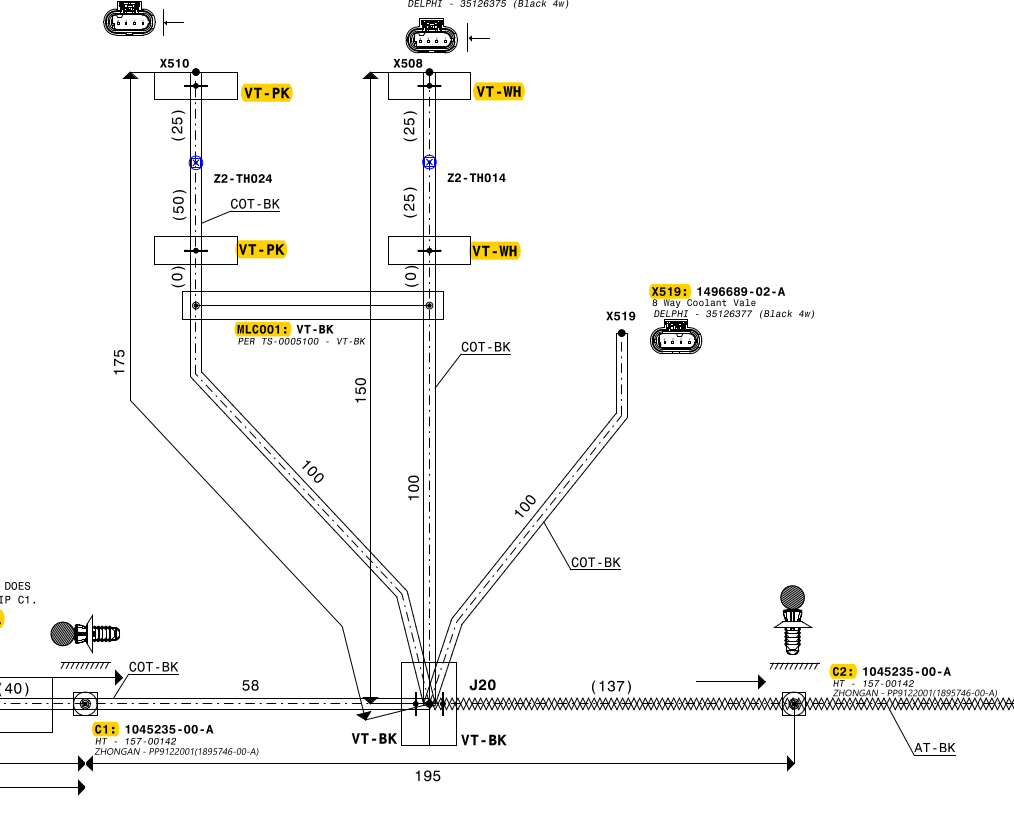
#> input picture src/automotive_schematic.png, 1014 x 813 px
$ python -i wire_detector.py   (imports and definitions only)   (older library calls are emulated)
#> lines starting #> are read from the running program, lines starting #| are printed output that depends on the picture; after the words box and inside, x2 and y2 are one past the last pixel; in counts of white or black regions, pixels touching at a corner belong together
#> in detect_wires, img_color is the input picture: shape (813, 1014, 3); mean B, G, R 245.3, 246.4, 246.7
"""
Wire Detection
==============
Detects individual wire segments in the schematic using Connected Components Labeling (CCL)
with PCA-based endpoint extraction and Union-Find based merging.

Strategy:
    PHASE A (Component Detection): Detect filled blobs (components, clips)
    PHASE B (Wire Segment Extraction): Use CCL to find wire segments
    PHASE C (Union-Find Merging): Merge collinear/parallel segments
    PHASE D (Wire Reconstruction): Collect merged groups and output final wires
"""

import cv2
import numpy as np


def detect_components(gray, img_color):
    """
    Detect component bounding boxes so we can use them as wire-break boundaries.
    Returns list of (x, y, w, h) bboxes.
    Strategy: find closed, filled, non-elongated blobs — opposite of wires.
    """
    # Threshold to binary
    _, binary = cv2.threshold(gray, 0, 255, cv2.THRESH_BINARY_INV + cv2.THRESH_OTSU)
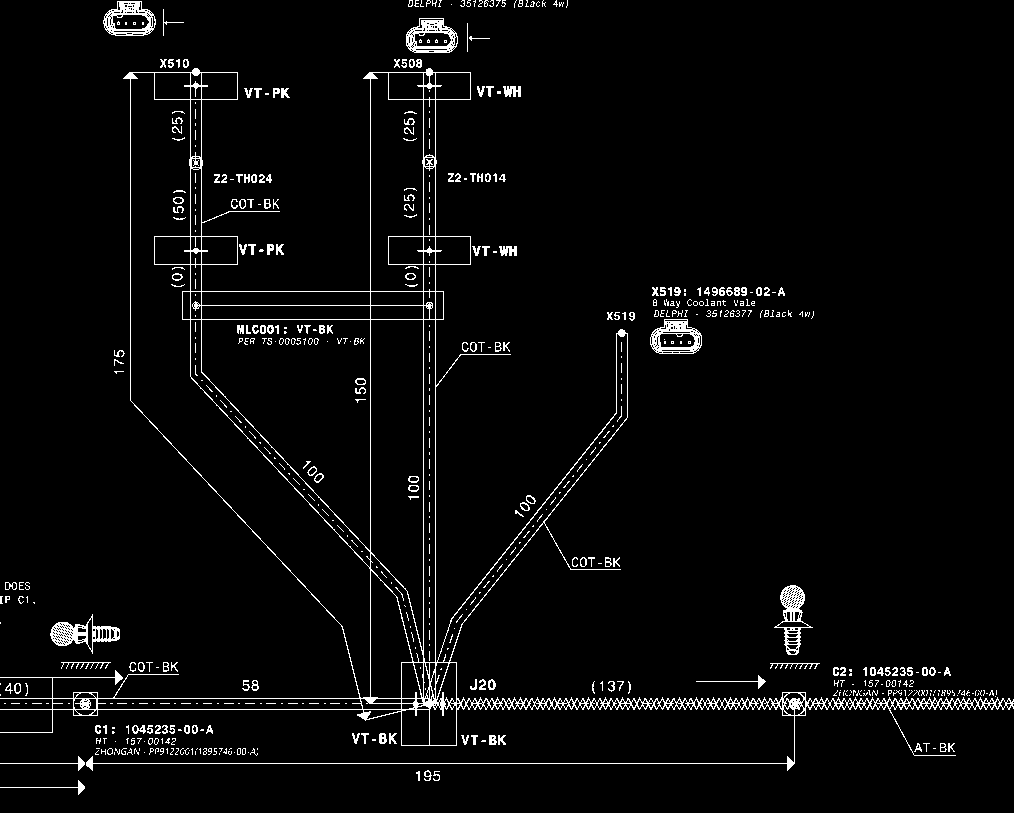
#> binary: shape (813, 1014); 3.5% white in thin lines or dots

    kernel = cv2.getStructuringElement(cv2.MORPH_RECT, (3, 3))
    binary = cv2.morphologyEx(binary, cv2.MORPH_CLOSE, kernel, iterations=2)
#> binary: shape (813, 1014); 6.2% white; 114 white regions (61 under 20 px), largest, box (x1, y1, x2, y2) and area: (0, 59, 1014, 771) 32829, (95, 725, 258, 756) 2155, (650, 287, 702, 354) 1900

    num_labels, labels, stats, _ = cv2.connectedComponentsWithStats(
        binary, connectivity=8, ltype=cv2.CV_32S
    )
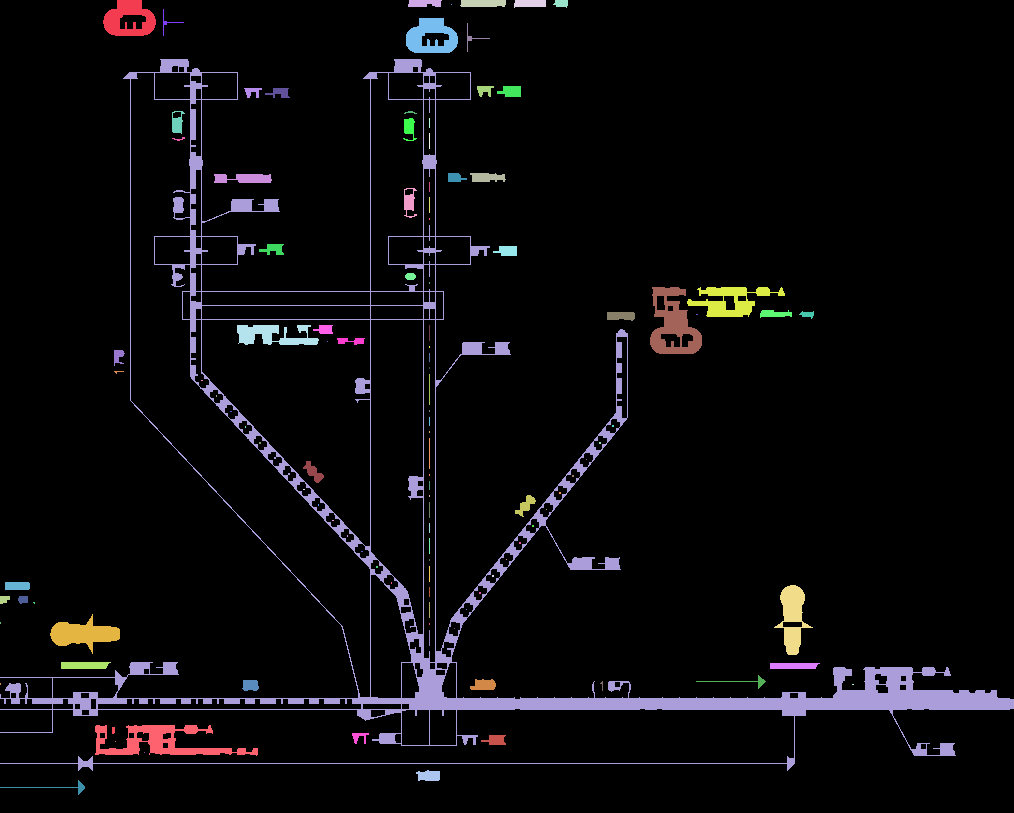
#> labels: shape (813, 1014) int32; 115 distinct labels, from 0 to 114; one colour per label, 0 black
#> num_labels = 115; stats = 115 rows, first 6: [0, 0, 1014, 813, 773076], [103, 0, 53, 36, 1210], [408, 0, 34, 7, 210], [460, 0, 46, 7, 309], [514, 0, 32, 8, 222], [553, 0, 15, 8, 92]

    component_bboxes = []
    for label_id in range(1, num_labels):
        x, y, w, h, area = stats[label_id]
        if area < 80 or area > 8000:
            continue
        aspect = max(w, h) / max(min(w, h), 1)
        fill_ratio = area / (w * h)
        # Components are squarish and dense; wires are elongated/sparse
        if aspect < 4.0 and fill_ratio > 0.25 and min(w, h) > 8:
            component_bboxes.append((x, y, w, h))
#> this loop made 114 passes
#> (x, y, w, h, area, aspect, fill_ratio) on passes 1, 2, 3, 4, 5, 8, 11, 12: (103, 0, 53, 36, 1210, 1.47, 0.634), (408, 0, 34, 7, 210, 4.86, 0.882), (460, 0, 46, 7, 309, 6.57, 0.96), (514, 0, 32, 8, 222, 4, 0.867), (553, 0, 15, 8, 92, 1.88, 0.767), (406, 18, 52, 35, 1204, 1.49, 0.662), (477, 86, 17, 11, 120, 1.55, 0.642), (497, 86, 24, 11, 210, 2.18, 0.795)
#> after the loop, component_bboxes = 26 items, first 6: (103, 0, 53, 36), (406, 18, 52, 35), (477, 86, 17, 11), (497, 86, 24, 11), (244, 88, 18, 10), (265, 88, 25, 10)

    return component_bboxes


def segment_crosses_component(p1, p2, component_bboxes, margin=4):
    """
    Check if the straight line from p1 to p2 passes through any component bbox.
    Uses parametric line sampling.

    Args:
        p1, p2: (x, y) endpoints of the line segment
        component_bboxes: List of (x, y, w, h) bounding boxes
        margin: Pixel margin around each bbox to consider as "crossing"

    Returns:
        True if the segment crosses any component, False otherwise
    """
    x1, y1 = p1
    x2, y2 = p2
    steps = max(int(np.hypot(x2 - x1, y2 - y1)), 1)

    for i in range(steps + 1):
        t = i / steps
        px = x1 + t * (x2 - x1)
        py = y1 + t * (y2 - y1)
        for (bx, by, bw, bh) in component_bboxes:
            if (bx - margin) <= px <= (bx + bw + margin) and \
               (by - margin) <= py <= (by + bh + margin):
                return True
    return False


# [4 lines left out: function angle_between, not called in this run]


def detect_wires(gray):
    """
    Wire detection with Union-Find based segment merging.

    Strategy:
    PHASE A (Component Detection):
    1. Detect filled blobs (components like connectors, clips) and create a mask

    PHASE B (Wire Segment Extraction):
    2. Create wire mask (dark + edges), remove component regions
    3. Use Connected Components Labeling (CCL) to find wire segments
    4. Extract endpoints using PCA for each segment

    PHASE C (Union-Find Merging):
    5. Build Union-Find structure and merge segments based on:
       - Proximity: endpoints < 30px apart
       - Collinearity: angle difference < 15°
       - Component blocking: gaps don't cross components

    PHASE D (Wire Reconstruction):
    6. Collect merged groups, find true terminals, output final wires

    This method correctly handles dashed wires and respects component boundaries.
    """

    img_color = cv2.imread('automotive_schematic.png')
    if img_color is None:
        return []

    # ────────────────────────────────────────────────────────────
    # PHASE A: Component Detection
    # ────────────────────────────────────────────────────────────
    component_bboxes = detect_components(gray, img_color)

    # Build a component mask so we can subtract it from the wire mask
    comp_mask = np.zeros(gray.shape, dtype=np.uint8)
    for (x, y, w, h) in component_bboxes:
        cv2.rectangle(comp_mask, (x, y), (x + w, y + h), 255, -1)
#> this loop made 26 passes
#> comp_mask: shape (813, 1014); 2.6% white; 25 white regions, largest, box (x1, y1, x2, y2) and area: (650, 287, 786, 355) 6177, (50, 614, 121, 655) 2911, (774, 585, 814, 656) 2840

    # ────────────────────────────────────────────────────────────
    # PHASE B: Wire Segment Extraction
    # ────────────────────────────────────────────────────────────

    # Wire mask: dark pixels + edges
    hsv = cv2.cvtColor(img_color, cv2.COLOR_BGR2HSV)
#> hsv: shape (813, 1014, 3); mean H, S, V 0.2, 1.7, 246.7
    lower_dark = np.array([0, 0, 0])
    upper_dark = np.array([180, 100, 150])  # Lenient dark mask
    color_mask = cv2.inRange(hsv, lower_dark, upper_dark)
#> color_mask: shape (813, 1014); 3.4% white in thin lines or dots

    edges = cv2.Canny(gray, 30, 100, apertureSize=3)
#> edges: shape (813, 1014); 4.7% white in thin lines or dots
    wire_mask = cv2.bitwise_and(color_mask, edges)
#> wire_mask: shape (813, 1014); 0.64% white in thin lines or dots

    # Remove component regions from wire mask — this is the KEY BREAK
    wire_mask = cv2.bitwise_and(wire_mask, cv2.bitwise_not(comp_mask))
#> wire_mask: shape (813, 1014); 0.41% white in thin lines or dots

    # Gap filling: dilate and clean up
    kernel = cv2.getStructuringElement(cv2.MORPH_ELLIPSE, (9, 9))
    bridged_mask = cv2.dilate(wire_mask, kernel, iterations=2)
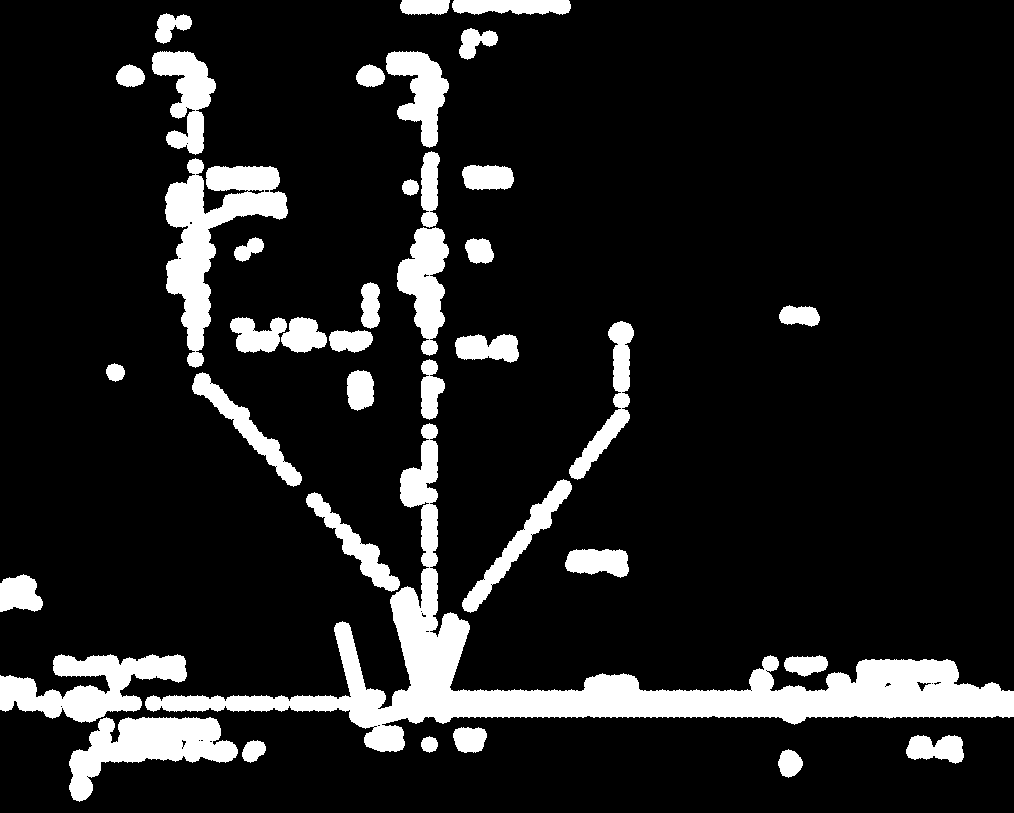
#> bridged_mask: shape (813, 1014); 12.5% white; 39 white regions, largest, box (x1, y1, x2, y2) and area: (145, 423, 1014, 752) 37227, (165, 158, 288, 368) 9412, (69, 717, 238, 802) 6692
    kernel_small = cv2.getStructuringElement(cv2.MORPH_ELLIPSE, (3, 3))
#> kernel_small = [[0, 1, 0], [1, 1, 1], [0, 1, 0]]
    bridged_mask = cv2.morphologyEx(bridged_mask, cv2.MORPH_CLOSE, kernel_small, iterations=1)
#> bridged_mask: shape (813, 1014); 12.6% white; 34 white regions, largest, box (x1, y1, x2, y2) and area: (145, 423, 1014, 752) 39608, (0, 654, 238, 802) 13421, (165, 158, 288, 368) 9487
    bridged_mask = cv2.morphologyEx(bridged_mask, cv2.MORPH_OPEN, kernel_small, iterations=1)
#> bridged_mask: shape (813, 1014); 12.5% white; 34 white regions, largest, box (x1, y1, x2, y2) and area: (145, 423, 1014, 752) 39531, (0, 654, 238, 802) 13393, (165, 158, 288, 368) 9463

    # Also remove components from bridged mask to prevent bleed-through
    bridged_mask = cv2.bitwise_and(bridged_mask, cv2.bitwise_not(comp_mask))
#> bridged_mask: shape (813, 1014); 12.4% white; 34 white regions, largest, box (x1, y1, x2, y2) and area: (145, 423, 1014, 752) 39451, (0, 654, 238, 802) 13391, (165, 158, 288, 368) 9463

    # Connected Components Labeling
    num_labels, labels, stats, _ = cv2.connectedComponentsWithStats(
        bridged_mask, connectivity=8, ltype=cv2.CV_32S
    )
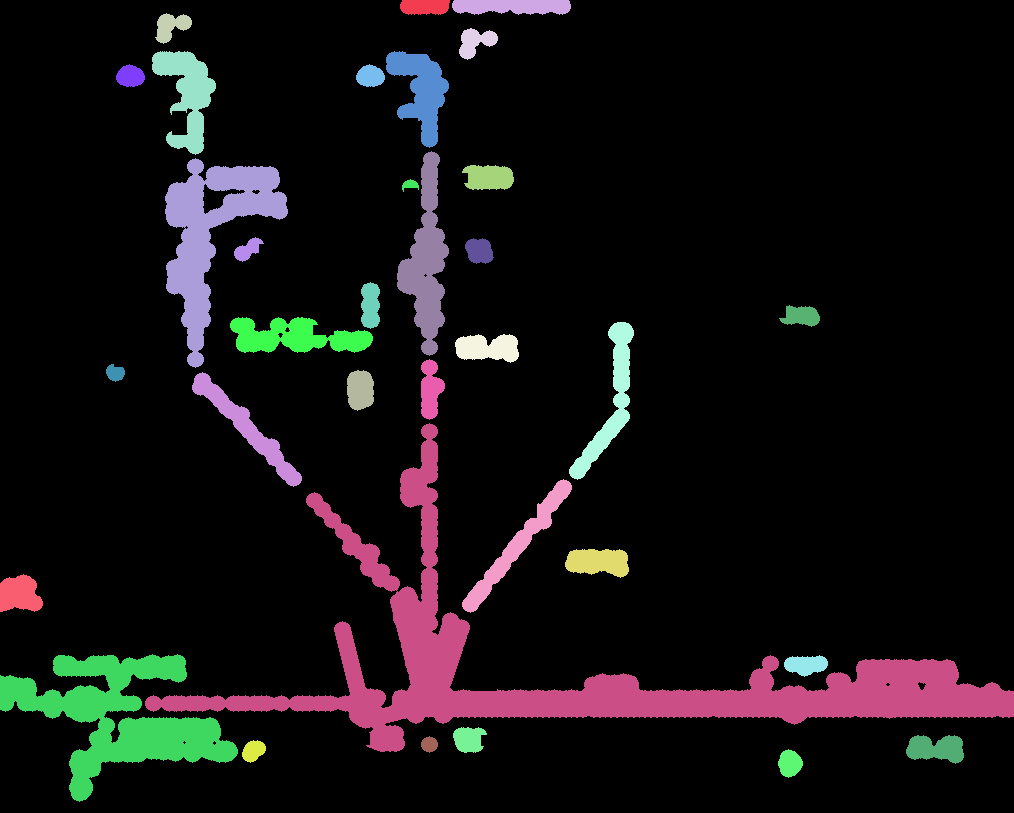
#> labels: shape (813, 1014) int32; 35 distinct labels, from 0 to 34; one colour per label, 0 black
#> num_labels = 35; stats = 35 rows, first 6: [0, 0, 1014, 813, 721885], [400, 0, 50, 15, 666], [452, 0, 119, 15, 1530], [155, 13, 37, 31, 647], [459, 28, 39, 32, 699], [152, 51, 64, 104, 3268]

    # Collect raw segments with PCA endpoints
    raw_segments = []
    for label_id in range(1, num_labels):
        x, y, w, h, area = stats[label_id]
        if area < 20 or area > 6000:
            continue

        bbox_aspect = max(w, h) / max(min(w, h), 1)
        if bbox_aspect < 1.3:
            continue

        fill_ratio = area / (w * h)
        if fill_ratio < 0.05:
            continue

        blob_points = np.where(labels == label_id)
        if len(blob_points[0]) < 5:
            continue

        points = np.column_stack((blob_points[1], blob_points[0])).astype(np.float32)
        mean, eigenvectors = cv2.PCACompute(points, mean=None)
        primary_axis = eigenvectors[0]
        projections = points @ primary_axis

        p1 = points[np.argmin(projections)]
        p2 = points[np.argmax(projections)]
        length = np.hypot(p2[0] - p1[0], p2[1] - p1[1])

        if length < 15:
            continue

        raw_segments.append({
            'p1': tuple(p1.astype(int)),
            'p2': tuple(p2.astype(int)),
            'length': length,
            'area': area,
            'axis': primary_axis,
        })
#> this loop made 34 passes
#> (x, y, w, h, area, bbox_aspect, fill_ratio, blob_points) on passes 1, 2, 5, 6: (400, 0, 50, 15, 666, 3.33, 0.888, 666 positions, rows 0 to 14, columns 400 to 449), (452, 0, 119, 15, 1530, 7.93, 0.857, 1530 positions, rows 0 to 14, columns 452 to 570), (152, 51, 64, 104, 3268, 1.62, 0.491, 3268 positions, rows 51 to 154, columns 152 to 215), (386, 51, 63, 97, 3067, 1.54, 0.502, 3067 positions, rows 51 to 147, columns 386 to 448)

    if not raw_segments:
        return []

    # ────────────────────────────────────────────────────────────
    # PHASE C: Hybrid Graph-Based Merging (improved approach)
    # ────────────────────────────────────────────────────────────
    n = len(raw_segments)

    # Build endpoint graph: connect endpoints that should be merged
    GAP_THRESH = 100  # px — allow very long gaps in dashed/segmented wires
    ANGLE_THRESH = 45  # degrees — allow wide angle variations

    # Create adjacency graph: endpoint_id -> list of connected endpoints
    endpoint_graph = {}  # (seg_idx, ep_type) -> [(seg_idx, ep_type), ...]

    # For each segment, create node IDs for its endpoints
    segment_endpoints = {}  # seg_idx -> {'p1_idx': 0, 'p2_idx': 1}
    for i in range(n):
        segment_endpoints[i] = {'p1_idx': (i, 'p1'), 'p2_idx': (i, 'p2')}
        endpoint_graph[(i, 'p1')] = []
        endpoint_graph[(i, 'p2')] = []

    # Test all pairs of segments and connect compatible endpoints
    segment_pairs_tested = set()

    for i in range(n):
        for j in range(i + 1, n):
            if (i, j) in segment_pairs_tested:
                continue
            segment_pairs_tested.add((i, j))

            seg_i = raw_segments[i]
            seg_j = raw_segments[j]

            # Precompute angles once per segment
            angle_i = np.degrees(np.arctan2(seg_i['axis'][1], seg_i['axis'][0])) % 180
            angle_j = np.degrees(np.arctan2(seg_j['axis'][1], seg_j['axis'][0])) % 180

            # Check all 4 endpoint pairs
            endpoint_pairs = [
                ((i, 'p1'), seg_i['p1'], (j, 'p1'), seg_j['p1']),
                ((i, 'p1'), seg_i['p1'], (j, 'p2'), seg_j['p2']),
                ((i, 'p2'), seg_i['p2'], (j, 'p1'), seg_j['p1']),
                ((i, 'p2'), seg_i['p2'], (j, 'p2'), seg_j['p2']),
            ]

            for node_a, pt_a, node_b, pt_b in endpoint_pairs:
                # Criterion 1: Proximity
                dist = np.hypot(pt_a[0] - pt_b[0], pt_a[1] - pt_b[1])
                if dist > GAP_THRESH:
                    continue

                # Criterion 2: Collinearity (enhanced tolerance)
                angle_diff = abs(angle_i - angle_j)
                angle_diff = min(angle_diff, 180 - angle_diff)
                if angle_diff > ANGLE_THRESH:
                    continue

                # Criterion 3: Component blocking
                if segment_crosses_component(pt_a, pt_b, component_bboxes):
                    continue

                # All criteria met → connect these endpoints in graph
                if node_b not in endpoint_graph[node_a]:
                    endpoint_graph[node_a].append(node_b)
                if node_a not in endpoint_graph[node_b]:
                    endpoint_graph[node_b].append(node_a)

    # ────────────────────────────────────────────────────────────
    # PHASE D: Trace Paths Through Endpoint Graph
    # ────────────────────────────────────────────────────────────

    visited = set()
    wires = []

    # Find all connected components and trace paths
    for start_node in endpoint_graph:
        if start_node in visited:
            continue

        # BFS to find all nodes in this connected component
        component = []
        queue = [start_node]
        visited_local = {start_node}

        while queue:
            node = queue.pop(0)
            component.append(node)
            visited.add(node)

            for neighbor in endpoint_graph[node]:
                if neighbor not in visited_local:
                    visited_local.add(neighbor)
                    queue.append(neighbor)

        # Now trace the actual wire path through this component
        # Start from a terminal node (degree 1) or any node if no terminal exists
        terminal_nodes = [n for n in component if len(endpoint_graph[n]) == 1]
        start = terminal_nodes[0] if terminal_nodes else component[0]

        # Trace path: follow graph edges to build wire
        path_nodes = [start]
        prev_node = None
        current = start

        while True:
            neighbors = [n for n in endpoint_graph[current] if n != prev_node]
            if not neighbors:
                break

            prev_node = current
            current = neighbors[0]  # Follow the edge (should be at most 1 unvisited neighbor)
            path_nodes.append(current)

            if len(path_nodes) > len(component) * 2:  # Prevent infinite loops
                break

        # Convert path nodes back to segment indices and collect endpoints
        all_points = []
        member_segs = set()

        for node in path_nodes:
            seg_idx, ep_type = node
            member_segs.add(seg_idx)
            seg = raw_segments[seg_idx]
            all_points.append(seg['p1'])
            all_points.append(seg['p2'])

        if not all_points:
            continue

        # Fit PCA to find wire direction and endpoints
        pts = np.array(all_points, dtype=np.float32)
        mean, eigenvectors = cv2.PCACompute(pts, mean=None)
        primary_axis = eigenvectors[0]
        projections = pts @ primary_axis

        p1 = pts[np.argmin(projections)]
        p2 = pts[np.argmax(projections)]
        length = np.hypot(p2[0] - p1[0], p2[1] - p1[1])

        # Final length constraints - accept wider range for more flexibility
        if length < 20 or length > 600:
            continue

        wires.append({
            'p1': (int(p1[0]), int(p1[1])),
            'p2': (int(p2[0]), int(p2[1])),
            'length_px': int(length),
            'segment_count': len(member_segs),
            'type': 'merged'
        })

    # ────────────────────────────────────────────────────────────
    # PHASE E: Deduplication - Remove duplicate wires
    # ────────────────────────────────────────────────────────────

    # Remove duplicate wires (same endpoints, possibly reversed)
    deduped_wires = []
    seen_wires = set()

    for wire in wires:
        p1 = wire['p1']
        p2 = wire['p2']

        # Create normalized key (sorted endpoints for direction invariance)
        key = tuple(sorted([p1, p2]))

        if key not in seen_wires:
            seen_wires.add(key)
            deduped_wires.append(wire)
#> this loop made 24 passes

    # ═══ DEBUG: Phase instrumentation ═══
    print(f"    [Wire Detection] Raw segments: {n} → Graph merged: {len(wires)} → Deduplicated: {len(deduped_wires)} wires (GAP={GAP_THRESH}px, ANGLE={ANGLE_THRESH}°)")
#|     [Wire Detection] Raw segments: 18 → Graph merged: 24 → Deduplicated: 16 wires (GAP=100px, ANGLE=45°)

    return deduped_wires


# [67 lines left out: function filter_wires_by_components, not called in this run]

>>> import cv2
>>> picture = cv2.imread('../automotive_schematic.png', cv2.IMREAD_GRAYSCALE)
>>> result = detect_wires(picture)
